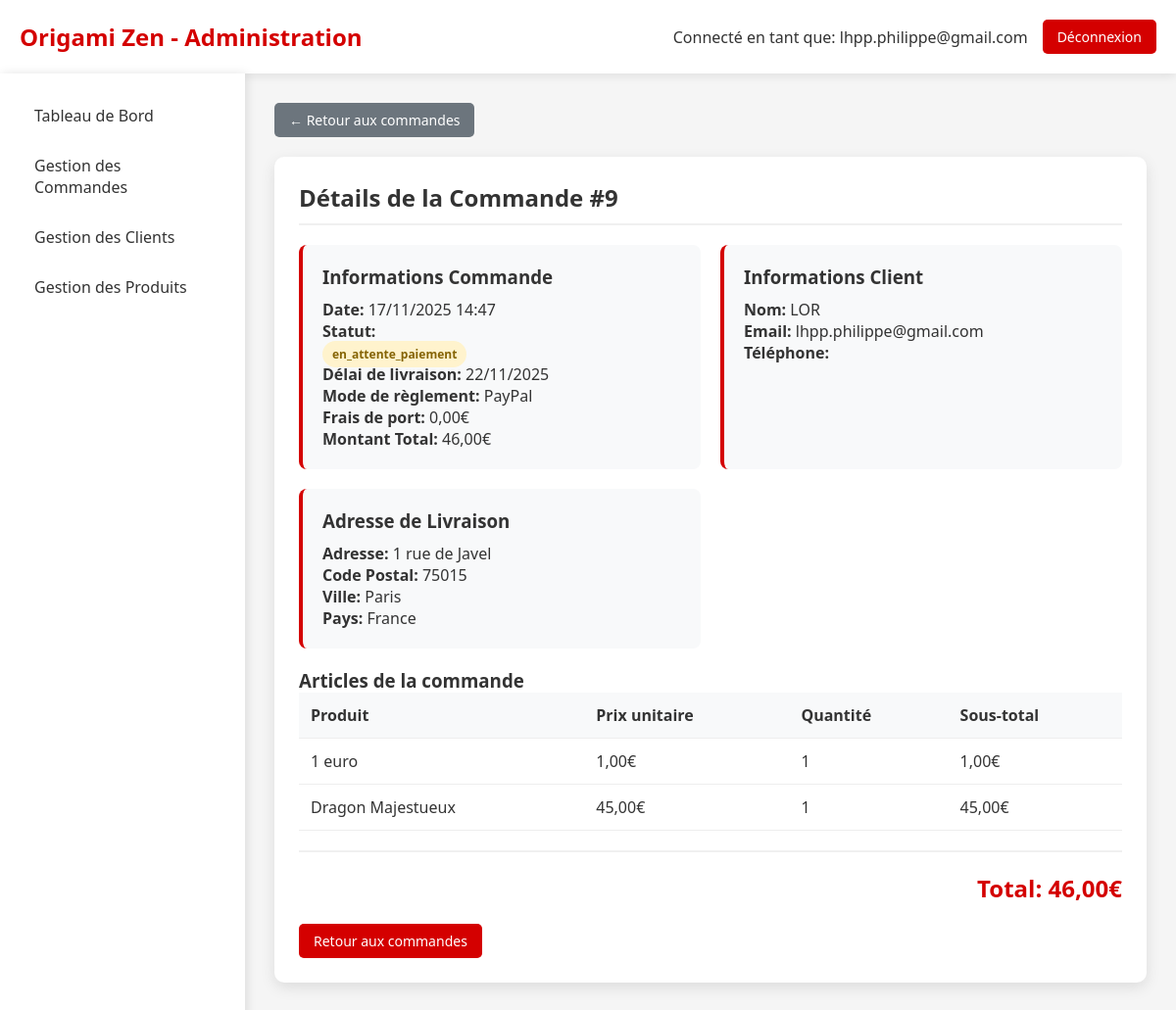
Page /admin_commande_detail.php?id=9 (signed in) on the committed database.
### tables this page shows
CREATE TABLE IF NOT EXISTS `commande` (
  `idCommande` bigint NOT NULL AUTO_INCREMENT,
  `idClient` bigint NOT NULL,
  `idAdresseLivraison` bigint NOT NULL,
  `idAdresseFacturation` bigint DEFAULT NULL,
  `dateCommande` datetime NOT NULL,
  `modeReglement` varchar(20) NOT NULL DEFAULT 'CB',
  `delaiLivraison` date NOT NULL,
  `fraisDePort` double NOT NULL,
  `montantTotal` double NOT NULL,
  `statut` varchar(20) NOT NULL DEFAULT 'en_attente',
  `statut_paiement` enum('en_attente','payee','echec','annulee','rembourse') DEFAULT 'en_attente',
  `idPaiement` int DEFAULT NULL,
  PRIMARY KEY (`idCommande`),
  KEY `Commande_idClient_FK` (`idClient`),
  KEY `Commande_idAdresseLivraison_FK` (`idAdresseLivraison`),
  KEY `idAdresseFacturation` (`idAdresseFacturation`)
);

CREATE TABLE IF NOT EXISTS `client` (
  `idClient` bigint NOT NULL AUTO_INCREMENT,
  `email` varchar(50) NOT NULL,
  `motDePasse` varchar(255) DEFAULT NULL,
  `nom` varchar(50) DEFAULT NULL,
  `prenom` varchar(50) DEFAULT NULL,
  `telephone` varchar(20) DEFAULT NULL,
  `email_confirme` tinyint(1) DEFAULT '0',
  `token_confirmation` varchar(64) DEFAULT NULL,
  `token_expires` datetime DEFAULT NULL,
  `type` enum('temporaire','permanent') DEFAULT 'temporaire',
  `date_creation` datetime DEFAULT CURRENT_TIMESTAMP,
  `session_id` varchar(128) DEFAULT NULL,
  PRIMARY KEY (`idClient`),
  KEY `idx_client_type` (`type`),
  KEY `idx_client_session` (`session_id`),
  KEY `idx_client_date` (`date_creation`)
);

CREATE TABLE IF NOT EXISTS `adresse` (
  `idAdresse` bigint NOT NULL AUTO_INCREMENT,
  `idClient` bigint NOT NULL,
  `nom` varchar(50) NOT NULL,
  `prenom` varchar(50) NOT NULL,
  `adresse` varchar(50) NOT NULL,
  `codePostal` varchar(50) NOT NULL,
  `ville` varchar(50) NOT NULL,
  `pays` varchar(50) NOT NULL,
  `telephone` varchar(50) NOT NULL,
  `instructions` varchar(255) DEFAULT NULL,
  `societe` varchar(50) DEFAULT NULL,
  `type` varchar(20) DEFAULT 'livraison',
  `dateCreation` datetime DEFAULT CURRENT_TIMESTAMP,
  PRIMARY KEY (`idAdresse`),
  KEY `Adresse_idClient_FK` (`idClient`)
);

CREATE TABLE IF NOT EXISTS `lignecommande` (
  `idLigneCommande` bigint NOT NULL AUTO_INCREMENT,
  `idCommande` bigint NOT NULL,
  `idOrigami` bigint NOT NULL,
  `quantite` int NOT NULL,
  `prixUnitaire` double NOT NULL,
  PRIMARY KEY (`idLigneCommande`),
  KEY `LigneCommande_idCommande_FK` (`idCommande`),
  KEY `LigneCommande_idOrigami_FK` (`idOrigami`)
);

CREATE TABLE IF NOT EXISTS `origami` (
  `idOrigami` bigint NOT NULL AUTO_INCREMENT,
  `nom` varchar(50) NOT NULL,
  `description` varchar(300) NOT NULL,
  `photo` varchar(300) NOT NULL,
  `prixHorsTaxe` double NOT NULL,
  PRIMARY KEY (`idOrigami`)
);

### admin_commande_detail.php (the view, shortened to what this page needs)
<?php
$host = 'localhost';
$dbname = 'origami';
$username = 'root';
$password = '';
$idCommande = $_GET['id'];
try {
    $pdo = new PDO("mysql:host=$host;dbname=$dbname;charset=utf8", $username, $password);
    $pdo->setAttribute(PDO::ATTR_ERRMODE, PDO::ERRMODE_EXCEPTION);
    $stmt = $pdo->prepare("
        SELECT
            c.*,
            cl.nom,
            cl.prenom,
            cl.email,
            a.adresse,
            a.codePostal,
            a.ville,
            a.pays,
            a.telephone
        FROM Commande c
        JOIN Client cl ON c.idClient = cl.idClient
        JOIN Adresse a ON c.idAdresseLivraison = a.idAdresse
        WHERE c.idCommande = ?
    ");
    $stmt->execute([$idCommande]);
    $commande = $stmt->fetch(PDO::FETCH_ASSOC);
    $stmt = $pdo->prepare("
        SELECT lc.*, o.nom as produit_nom, o.prixHorsTaxe as produit_prix
        FROM LigneCommande lc
        JOIN Origami o ON lc.idOrigami = o.idOrigami
        WHERE lc.idCommande = ?
    ");
    $stmt->execute([$idCommande]);
    $lignesCommande = $stmt->fetchAll(PDO::FETCH_ASSOC);
} catch (PDOException $e) {
    die("Erreur de connexion à la base de données: " . $e->getMessage());
}
?>
<!DOCTYPE html>
<html lang="fr">
<head>
</head>
<body>
    <div class="header">
        <div class="logo">
            <h1>Origami Zen - Administration</h1>
        </div>
        <div class="admin-info">
            <span>Connecté en tant que: <?= htmlspecialchars($_SESSION['admin_email']) ?></span>
            <a href="?logout=1" class="btn-logout">Déconnexion</a>
        </div>
    </div>
    <div class="container">
        <div class="sidebar">
            <a href="admin_dashboard.php" class="nav-item">Tableau de Bord</a>
            <a href="admin_commandes.php" class="nav-item">Gestion des Commandes</a>
            <a href="admin_clients.php" class="nav-item">Gestion des Clients</a>
            <a href="admin_produits.php" class="nav-item">Gestion des Produits</a>
        </div>
        <div class="main-content">
            <a href="admin_commandes.php" class="btn-back">← Retour aux commandes</a>
            <div class="section">
                <h2>Détails de la Commande #<?= $commande['idCommande'] ?></h2>
                <div class="info-grid">
                    <div class="info-card">
                        <h3>Informations Commande</h3>
                        <p><strong>Date:</strong> <?= date('d/m/Y H:i', strtotime($commande['dateCommande'])) ?></p>
                        <p><strong>Statut:</strong>
                            <span class="status-badge status-<?= $commande['statut'] ?>"
                                  onclick="changerStatut('<?= $commande['statut'] ?>')"
                                  title="Cliquez pour changer le statut">
                                <?= $commande['statut'] ?>
                            </span>
                        </p>
                        <p><strong>Délai de livraison:</strong> <?= date('d/m/Y', strtotime($commande['delaiLivraison'])) ?></p>
                        <p><strong>Mode de règlement:</strong> <?= htmlspecialchars($commande['modeReglement']) ?></p>
                        <p><strong>Frais de port:</strong> <?= number_format($commande['fraisDePort'], 2, ',', ' ') ?>€</p>
                        <p><strong>Montant Total:</strong> <?= number_format($commande['montantTotal'], 2, ',', ' ') ?>€</p>
                    </div>
                    <div class="info-card">
                        <h3>Informations Client</h3>
                        <p><strong>Nom:</strong> <?= htmlspecialchars($commande['prenom'] . ' ' . $commande['nom']) ?></p>
                        <p><strong>Email:</strong> <?= htmlspecialchars($commande['email']) ?></p>
                        <p><strong>Téléphone:</strong> <?= htmlspecialchars($commande['telephone']) ?></p>
                    </div>
                    <div class="info-card">
                        <h3>Adresse de Livraison</h3>
                        <p><strong>Adresse:</strong> <?= htmlspecialchars($commande['adresse']) ?></p>
                        <p><strong>Code Postal:</strong> <?= htmlspecialchars($commande['codePostal']) ?></p>
                        <p><strong>Ville:</strong> <?= htmlspecialchars($commande['ville']) ?></p>
                        <p><strong>Pays:</strong> <?= htmlspecialchars($commande['pays']) ?></p>
                    </div>
                </div>
                <h3>Articles de la commande</h3>
                <table>
                    <thead>
                        <tr>
                            <th>Produit</th>
                            <th>Prix unitaire</th>
                            <th>Quantité</th>
                            <th>Sous-total</th>
                        </tr>
                    </thead>
                    <tbody>
                        <?php foreach ($lignesCommande as $ligne): ?>
                        <tr>
                            <td><?= htmlspecialchars($ligne['produit_nom']) ?></td>
                            <td><?= number_format($ligne['prixUnitaire'], 2, ',', ' ') ?>€</td>
                            <td><?= $ligne['quantite'] ?></td>
                            <td><?= number_format($ligne['prixUnitaire'] * $ligne['quantite'], 2, ',', ' ') ?>€</td>
                        </tr>
                        <?php endforeach; ?>
                    </tbody>
                </table>
                <div class="montant-total">
                    Total: <?= number_format($commande['montantTotal'], 2, ',', ' ') ?>€
                </div>
                <div style="margin-top: 20px;">
                    <a href="admin_commandes.php" class="btn-action">Retour aux commandes</a>
                </div>
            </div>
        </div>
    </div>
</body>
</html>

### admin_commande_detail.php (style rules this page uses)
* { margin: 0; padding: 0; box-sizing: border-box; }
body { font-family: 'Segoe UI', Tahoma, Geneva, Verdana, sans-serif; background: #f5f5f5; color: #333; }
.header { background: white; padding: 20px; box-shadow: 0 2px 10px rgba(0,0,0,0.1); display: flex; justify-content: space-between; align-items: center; }
.logo h1 { color: #d40000; font-size: 24px; }
.admin-info { display: flex; align-items: center; gap: 15px; }
.btn-logout { background: #d40000; color: white; padding: 8px 15px; text-decoration: none; border-radius: 5px; font-size: 14px; }
.container { display: flex; min-height: calc(100vh - 80px); }
.sidebar { width: 250px; background: white; padding: 20px; box-shadow: 2px 0 10px rgba(0,0,0,0.1); }
.nav-item { display: block; padding: 12px 15px; color: #333; text-decoration: none; border-radius: 5px; margin-bottom: 5px; transition: background 0.3s; }
.main-content { flex: 1; padding: 30px; }
.section { background: white; padding: 25px; border-radius: 10px; box-shadow: 0 5px 15px rgba(0,0,0,0.1); margin-bottom: 20px; }
.section h2 { margin-bottom: 20px; color: #333; border-bottom: 2px solid #f0f0f0; padding-bottom: 10px; }
table { width: 100%; border-collapse: collapse; }
th, td { padding: 12px; text-align: left; border-bottom: 1px solid #eee; }
th { background: #f8f9fa; font-weight: 600; }
.status-badge { padding: 5px 10px; border-radius: 15px; font-size: 12px; font-weight: bold; cursor: pointer; transition: all 0.3s; }
.status-en_attente_paiement { background: #fff3cd; color: #856404; }
.btn-action { padding: 8px 15px; background: #d40000; color: white; text-decoration: none; border-radius: 5px; font-size: 14px; margin-right: 10px; display: inline-block; }
.btn-back { padding: 8px 15px; background: #6c757d; color: white; text-decoration: none; border-radius: 5px; font-size: 14px; display: inline-block; margin-bottom: 20px; }
.info-grid { display: grid; grid-template-columns: repeat(auto-fit, minmax(300px, 1fr)); gap: 20px; margin-bottom: 20px; }
.info-card { background: #f8f9fa; padding: 20px; border-radius: 8px; border-left: 4px solid #d40000; }
.info-card h3 { margin-bottom: 10px; color: #333; }
.montant-total { font-size: 24px; font-weight: bold; color: #d40000; text-align: right; margin-top: 20px; padding-top: 20px; border-top: 2px solid #f0f0f0; }

### rows in the picture
commande: idCommande "9", dateCommande "17/11/2025 14:47", statut "en_attente_paiement", delaiLivraison "22/11/2025", modeReglement "PayPal", fraisDePort "0,00", montantTotal "46,00", idClient.nom "LOR", idClient.email "lhpp.philippe@gmail.com", idAdresseLivraison.adresse "1 rue de Javel", idAdresseLivraison.codePostal "75015", idAdresseLivraison.ville "Paris", idAdresseLivraison.pays "France"
lignecommande: idOrigami.nom "1 euro", prixUnitaire "1,00", quantite "1", $ligne['prixUnitaire'] * $ligne['quantite'] "1,00"
lignecommande: idOrigami.nom "Dragon Majestueux", prixUnitaire "45,00", quantite "1", $ligne['prixUnitaire'] * $ligne['quantite'] "45,00"

### other values in the picture
$_SESSION['admin_email'] "lhpp.philippe@gmail.com"
